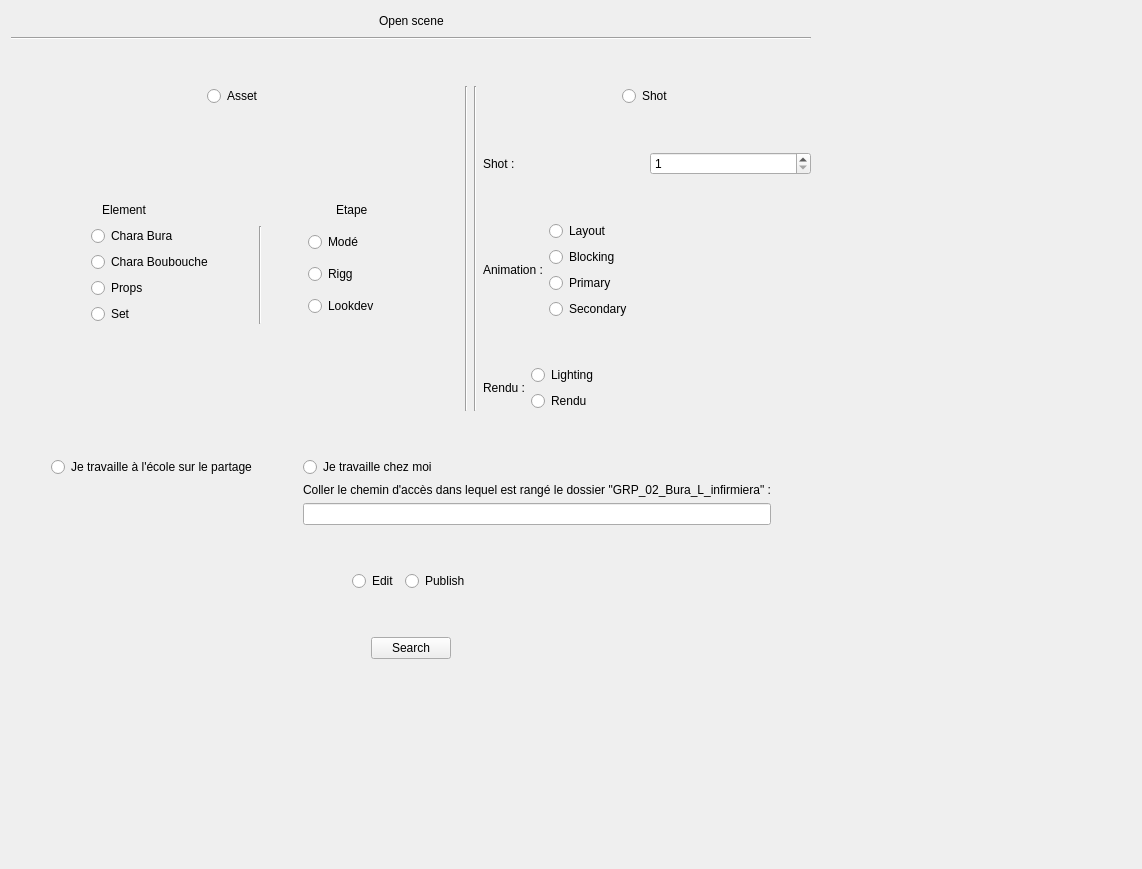
<?xml version="1.0" encoding="UTF-8"?>
<ui version="4.0">
 <class>Form</class>
 <widget class="QWidget" name="Form">
  <property name="geometry">
   <rect>
    <x>0</x>
    <y>0</y>
    <width>1142</width>
    <height>869</height>
   </rect>
  </property>
  <property name="windowTitle">
   <string>Form</string>
  </property>
  <layout class="QGridLayout" name="gridLayout">
   <item row="0" column="0">
    <layout class="QVBoxLayout" name="verticalLayout">
     <item>
      <layout class="QHBoxLayout" name="horizontalLayout">
       <item>
        <spacer name="horizontalSpacer">
         <property name="orientation">
          <enum>Qt::Horizontal</enum>
         </property>
         <property name="sizeHint" stdset="0">
          <size>
           <width>40</width>
           <height>20</height>
          </size>
         </property>
        </spacer>
       </item>
       <item>
        <widget class="QLabel" name="label">
         <property name="text">
          <string>Open scene</string>
         </property>
        </widget>
       </item>
       <item>
        <spacer name="horizontalSpacer_2">
         <property name="orientation">
          <enum>Qt::Horizontal</enum>
         </property>
         <property name="sizeHint" stdset="0">
          <size>
           <width>40</width>
           <height>20</height>
          </size>
         </property>
        </spacer>
       </item>
      </layout>
     </item>
     <item>
      <widget class="Line" name="line">
       <property name="orientation">
        <enum>Qt::Horizontal</enum>
       </property>
      </widget>
     </item>
     <item>
      <spacer name="verticalSpacer_5">
       <property name="orientation">
        <enum>Qt::Vertical</enum>
       </property>
       <property name="sizeHint" stdset="0">
        <size>
         <width>20</width>
         <height>40</height>
        </size>
       </property>
      </spacer>
     </item>
     <item>
      <layout class="QHBoxLayout" name="horizontalLayout_12">
       <item>
        <layout class="QVBoxLayout" name="verticalLayout_3">
         <item>
          <layout class="QHBoxLayout" name="horizontalLayout_14">
           <item>
            <spacer name="horizontalSpacer_23">
             <property name="orientation">
              <enum>Qt::Horizontal</enum>
             </property>
             <property name="sizeHint" stdset="0">
              <size>
               <width>40</width>
               <height>20</height>
              </size>
             </property>
            </spacer>
           </item>
           <item>
            <widget class="projectType" name="projectTypeAsset">
             <property name="text">
              <string>Asset</string>
             </property>
             <attribute name="buttonGroup">
              <string notr="true">projectType</string>
             </attribute>
            </widget>
           </item>
           <item>
            <spacer name="horizontalSpacer_4">
             <property name="orientation">
              <enum>Qt::Horizontal</enum>
             </property>
             <property name="sizeHint" stdset="0">
              <size>
               <width>40</width>
               <height>20</height>
              </size>
             </property>
            </spacer>
           </item>
          </layout>
         </item>
         <item>
          <spacer name="verticalSpacer_2">
           <property name="orientation">
            <enum>Qt::Vertical</enum>
           </property>
           <property name="sizeHint" stdset="0">
            <size>
             <width>20</width>
             <height>40</height>
            </size>
           </property>
          </spacer>
         </item>
         <item>
          <layout class="QHBoxLayout" name="horizontalLayout_3">
           <item>
            <spacer name="horizontalSpacer_7">
             <property name="orientation">
              <enum>Qt::Horizontal</enum>
             </property>
             <property name="sizeHint" stdset="0">
              <size>
               <width>40</width>
               <height>20</height>
              </size>
             </property>
            </spacer>
           </item>
           <item>
            <widget class="QLabel" name="label_5">
             <property name="text">
              <string>Element</string>
             </property>
            </widget>
           </item>
           <item>
            <spacer name="horizontalSpacer_10">
             <property name="orientation">
              <enum>Qt::Horizontal</enum>
             </property>
             <property name="sizeHint" stdset="0">
              <size>
               <width>40</width>
               <height>20</height>
              </size>
             </property>
            </spacer>
           </item>
           <item>
            <spacer name="horizontalSpacer_8">
             <property name="orientation">
              <enum>Qt::Horizontal</enum>
             </property>
             <property name="sizeHint" stdset="0">
              <size>
               <width>40</width>
               <height>20</height>
              </size>
             </property>
            </spacer>
           </item>
           <item>
            <widget class="QLabel" name="label_4">
             <property name="text">
              <string>Etape</string>
             </property>
            </widget>
           </item>
           <item>
            <spacer name="horizontalSpacer_9">
             <property name="orientation">
              <enum>Qt::Horizontal</enum>
             </property>
             <property name="sizeHint" stdset="0">
              <size>
               <width>40</width>
               <height>20</height>
              </size>
             </property>
            </spacer>
           </item>
          </layout>
         </item>
         <item>
          <layout class="QHBoxLayout" name="horizontalLayout_5">
           <item>
            <spacer name="horizontalSpacer_11">
             <property name="orientation">
              <enum>Qt::Horizontal</enum>
             </property>
             <property name="sizeHint" stdset="0">
              <size>
               <width>40</width>
               <height>20</height>
              </size>
             </property>
            </spacer>
           </item>
           <item>
            <spacer name="horizontalSpacer_19">
             <property name="orientation">
              <enum>Qt::Horizontal</enum>
             </property>
             <property name="sizeHint" stdset="0">
              <size>
               <width>40</width>
               <height>20</height>
              </size>
             </property>
            </spacer>
           </item>
           <item>
            <layout class="QVBoxLayout" name="verticalLayout_2">
             <item>
              <widget class="QRadioButton" name="charaBuraButton">
               <property name="text">
                <string>Chara Bura</string>
               </property>
               <attribute name="buttonGroup">
                <string notr="true">assetElement</string>
               </attribute>
              </widget>
             </item>
             <item>
              <widget class="QRadioButton" name="charaBouboucheButton">
               <property name="text">
                <string>Chara Boubouche</string>
               </property>
               <attribute name="buttonGroup">
                <string notr="true">assetElement</string>
               </attribute>
              </widget>
             </item>
             <item>
              <widget class="QRadioButton" name="propsButton">
               <property name="text">
                <string>Props</string>
               </property>
               <attribute name="buttonGroup">
                <string notr="true">assetElement</string>
               </attribute>
              </widget>
             </item>
             <item>
              <widget class="QRadioButton" name="setButton">
               <property name="text">
                <string>Set</string>
               </property>
               <attribute name="buttonGroup">
                <string notr="true">assetElement</string>
               </attribute>
              </widget>
             </item>
            </layout>
           </item>
           <item>
            <spacer name="horizontalSpacer_12">
             <property name="orientation">
              <enum>Qt::Horizontal</enum>
             </property>
             <property name="sizeHint" stdset="0">
              <size>
               <width>40</width>
               <height>20</height>
              </size>
             </property>
            </spacer>
           </item>
           <item>
            <widget class="Line" name="line_5">
             <property name="orientation">
              <enum>Qt::Vertical</enum>
             </property>
            </widget>
           </item>
           <item>
            <spacer name="horizontalSpacer_14">
             <property name="orientation">
              <enum>Qt::Horizontal</enum>
             </property>
             <property name="sizeHint" stdset="0">
              <size>
               <width>40</width>
               <height>20</height>
              </size>
             </property>
            </spacer>
           </item>
           <item>
            <layout class="QVBoxLayout" name="verticalLayout_7">
             <item>
              <widget class="QRadioButton" name="modeFinaleButton">
               <property name="text">
                <string>Modé</string>
               </property>
               <attribute name="buttonGroup">
                <string notr="true">assetStep</string>
               </attribute>
              </widget>
             </item>
             <item>
              <widget class="QRadioButton" name="riggLayoutButton">
               <property name="text">
                <string>Rigg</string>
               </property>
               <attribute name="buttonGroup">
                <string notr="true">assetStep</string>
               </attribute>
              </widget>
             </item>
             <item>
              <widget class="QRadioButton" name="lookdevButton">
               <property name="text">
                <string>Lookdev</string>
               </property>
               <attribute name="buttonGroup">
                <string notr="true">assetStep</string>
               </attribute>
              </widget>
             </item>
            </layout>
           </item>
           <item>
            <spacer name="horizontalSpacer_20">
             <property name="orientation">
              <enum>Qt::Horizontal</enum>
             </property>
             <property name="sizeHint" stdset="0">
              <size>
               <width>40</width>
               <height>20</height>
              </size>
             </property>
            </spacer>
           </item>
           <item>
            <spacer name="horizontalSpacer_13">
             <property name="orientation">
              <enum>Qt::Horizontal</enum>
             </property>
             <property name="sizeHint" stdset="0">
              <size>
               <width>40</width>
               <height>20</height>
              </size>
             </property>
            </spacer>
           </item>
          </layout>
         </item>
         <item>
          <spacer name="verticalSpacer_7">
           <property name="orientation">
            <enum>Qt::Vertical</enum>
           </property>
           <property name="sizeHint" stdset="0">
            <size>
             <width>20</width>
             <height>40</height>
            </size>
           </property>
          </spacer>
         </item>
        </layout>
       </item>
       <item>
        <widget class="Line" name="line_4">
         <property name="orientation">
          <enum>Qt::Vertical</enum>
         </property>
        </widget>
       </item>
       <item>
        <widget class="Line" name="line_3">
         <property name="orientation">
          <enum>Qt::Vertical</enum>
         </property>
        </widget>
       </item>
       <item>
        <layout class="QVBoxLayout" name="verticalLayout_6">
         <item>
          <layout class="QHBoxLayout" name="horizontalLayout_2">
           <item>
            <spacer name="horizontalSpacer_3">
             <property name="orientation">
              <enum>Qt::Horizontal</enum>
             </property>
             <property name="sizeHint" stdset="0">
              <size>
               <width>40</width>
               <height>20</height>
              </size>
             </property>
            </spacer>
           </item>
           <item>
            <widget class="QRadioButton" name="projectTypeShot">
             <property name="text">
              <string>Shot</string>
             </property>
             <attribute name="buttonGroup">
              <string notr="true">projectType</string>
             </attribute>
            </widget>
           </item>
           <item>
            <spacer name="horizontalSpacer_5">
             <property name="orientation">
              <enum>Qt::Horizontal</enum>
             </property>
             <property name="sizeHint" stdset="0">
              <size>
               <width>40</width>
               <height>20</height>
              </size>
             </property>
            </spacer>
           </item>
          </layout>
         </item>
         <item>
          <spacer name="verticalSpacer_11">
           <property name="orientation">
            <enum>Qt::Vertical</enum>
           </property>
           <property name="sizeHint" stdset="0">
            <size>
             <width>20</width>
             <height>40</height>
            </size>
           </property>
          </spacer>
         </item>
         <item>
          <layout class="QHBoxLayout" name="horizontalLayout_7">
           <item>
            <widget class="QLabel" name="label_8">
             <property name="text">
              <string>Shot :</string>
             </property>
            </widget>
           </item>
           <item>
            <widget class="QSpinBox" name="shotNumber">
             <property name="minimum">
              <number>1</number>
             </property>
             <property name="maximum">
              <number>3</number>
             </property>
            </widget>
           </item>
          </layout>
         </item>
         <item>
          <spacer name="verticalSpacer_6">
           <property name="orientation">
            <enum>Qt::Vertical</enum>
           </property>
           <property name="sizeHint" stdset="0">
            <size>
             <width>20</width>
             <height>40</height>
            </size>
           </property>
          </spacer>
         </item>
         <item>
          <layout class="QHBoxLayout" name="horizontalLayout_10">
           <item>
            <widget class="QLabel" name="label_9">
             <property name="text">
              <string>Animation :</string>
             </property>
            </widget>
           </item>
           <item>
            <layout class="QVBoxLayout" name="verticalLayout_8">
             <item>
              <widget class="QRadioButton" name="layoutAnimButton">
               <property name="text">
                <string>Layout</string>
               </property>
               <attribute name="buttonGroup">
                <string notr="true">shotStep</string>
               </attribute>
              </widget>
             </item>
             <item>
              <widget class="QRadioButton" name="blkAnimButton">
               <property name="text">
                <string>Blocking</string>
               </property>
               <attribute name="buttonGroup">
                <string notr="true">shotStep</string>
               </attribute>
              </widget>
             </item>
             <item>
              <widget class="QRadioButton" name="prmAnimButton">
               <property name="text">
                <string>Primary</string>
               </property>
               <attribute name="buttonGroup">
                <string notr="true">shotStep</string>
               </attribute>
              </widget>
             </item>
             <item>
              <widget class="QRadioButton" name="secAnimButton">
               <property name="text">
                <string>Secondary</string>
               </property>
               <attribute name="buttonGroup">
                <string notr="true">shotStep</string>
               </attribute>
              </widget>
             </item>
            </layout>
           </item>
           <item>
            <spacer name="horizontalSpacer_17">
             <property name="orientation">
              <enum>Qt::Horizontal</enum>
             </property>
             <property name="sizeHint" stdset="0">
              <size>
               <width>40</width>
               <height>20</height>
              </size>
             </property>
            </spacer>
           </item>
          </layout>
         </item>
         <item>
          <spacer name="verticalSpacer_4">
           <property name="orientation">
            <enum>Qt::Vertical</enum>
           </property>
           <property name="sizeHint" stdset="0">
            <size>
             <width>20</width>
             <height>40</height>
            </size>
           </property>
          </spacer>
         </item>
         <item>
          <layout class="QHBoxLayout" name="horizontalLayout_11">
           <item>
            <widget class="QLabel" name="label_10">
             <property name="text">
              <string>Rendu :</string>
             </property>
            </widget>
           </item>
           <item>
            <layout class="QVBoxLayout" name="verticalLayout_9">
             <item>
              <widget class="QRadioButton" name="lightingButton">
               <property name="text">
                <string>Lighting</string>
               </property>
               <attribute name="buttonGroup">
                <string notr="true">shotStep</string>
               </attribute>
              </widget>
             </item>
             <item>
              <widget class="QRadioButton" name="renderButton">
               <property name="text">
                <string>Rendu</string>
               </property>
               <attribute name="buttonGroup">
                <string notr="true">shotStep</string>
               </attribute>
              </widget>
             </item>
            </layout>
           </item>
           <item>
            <spacer name="horizontalSpacer_18">
             <property name="orientation">
              <enum>Qt::Horizontal</enum>
             </property>
             <property name="sizeHint" stdset="0">
              <size>
               <width>40</width>
               <height>20</height>
              </size>
             </property>
            </spacer>
           </item>
          </layout>
         </item>
        </layout>
       </item>
      </layout>
     </item>
     <item>
      <spacer name="verticalSpacer_8">
       <property name="orientation">
        <enum>Qt::Vertical</enum>
       </property>
       <property name="sizeHint" stdset="0">
        <size>
         <width>20</width>
         <height>40</height>
        </size>
       </property>
      </spacer>
     </item>
     <item>
      <layout class="QHBoxLayout" name="horizontalLayout_8">
       <item>
        <spacer name="horizontalSpacer_6">
         <property name="orientation">
          <enum>Qt::Horizontal</enum>
         </property>
         <property name="sizeHint" stdset="0">
          <size>
           <width>40</width>
           <height>20</height>
          </size>
         </property>
        </spacer>
       </item>
       <item>
        <layout class="QVBoxLayout" name="verticalLayout_5">
         <item>
          <layout class="QHBoxLayout" name="horizontalLayout_6">
           <item>
            <widget class="workPlace" name="workingAtSchool">
             <property name="text">
              <string>Je travaille à l'école sur le partage</string>
             </property>
             <attribute name="buttonGroup">
              <string notr="true">workPlace</string>
             </attribute>
            </widget>
           </item>
          </layout>
         </item>
         <item>
          <spacer name="verticalSpacer">
           <property name="orientation">
            <enum>Qt::Vertical</enum>
           </property>
           <property name="sizeHint" stdset="0">
            <size>
             <width>20</width>
             <height>40</height>
            </size>
           </property>
          </spacer>
         </item>
        </layout>
       </item>
       <item>
        <spacer name="horizontalSpacer_24">
         <property name="orientation">
          <enum>Qt::Horizontal</enum>
         </property>
         <property name="sizeHint" stdset="0">
          <size>
           <width>40</width>
           <height>20</height>
          </size>
         </property>
        </spacer>
       </item>
       <item>
        <layout class="QVBoxLayout" name="verticalLayout_4">
         <item>
          <widget class="workPlace" name="workingAtHome">
           <property name="text">
            <string>Je travaille chez moi</string>
           </property>
           <attribute name="buttonGroup">
            <string notr="true">workPlace</string>
           </attribute>
          </widget>
         </item>
         <item>
          <widget class="QLabel" name="label_7">
           <property name="text">
            <string>Coller le chemin d'accès dans lequel est rangé le dossier &quot;GRP_02_Bura_L_infirmiera&quot; :</string>
           </property>
          </widget>
         </item>
         <item>
          <widget class="QLineEdit" name="homePcPath"/>
         </item>
        </layout>
       </item>
       <item>
        <spacer name="horizontalSpacer_22">
         <property name="orientation">
          <enum>Qt::Horizontal</enum>
         </property>
         <property name="sizeHint" stdset="0">
          <size>
           <width>40</width>
           <height>20</height>
          </size>
         </property>
        </spacer>
       </item>
      </layout>
     </item>
     <item>
      <spacer name="verticalSpacer_12">
       <property name="orientation">
        <enum>Qt::Vertical</enum>
       </property>
       <property name="sizeHint" stdset="0">
        <size>
         <width>20</width>
         <height>40</height>
        </size>
       </property>
      </spacer>
     </item>
     <item>
      <layout class="QHBoxLayout" name="horizontalLayout_13">
       <item>
        <spacer name="horizontalSpacer_25">
         <property name="orientation">
          <enum>Qt::Horizontal</enum>
         </property>
         <property name="sizeHint" stdset="0">
          <size>
           <width>40</width>
           <height>20</height>
          </size>
         </property>
        </spacer>
       </item>
       <item>
        <widget class="QRadioButton" name="radioButton">
         <property name="text">
          <string>Edit</string>
         </property>
         <attribute name="buttonGroup">
          <string notr="true">editPublish</string>
         </attribute>
        </widget>
       </item>
       <item>
        <widget class="QRadioButton" name="radioButton_2">
         <property name="text">
          <string>Publish</string>
         </property>
         <attribute name="buttonGroup">
          <string notr="true">editPublish</string>
         </attribute>
        </widget>
       </item>
       <item>
        <spacer name="horizontalSpacer_26">
         <property name="orientation">
          <enum>Qt::Horizontal</enum>
         </property>
         <property name="sizeHint" stdset="0">
          <size>
           <width>40</width>
           <height>20</height>
          </size>
         </property>
        </spacer>
       </item>
      </layout>
     </item>
     <item>
      <spacer name="verticalSpacer_9">
       <property name="orientation">
        <enum>Qt::Vertical</enum>
       </property>
       <property name="sizeHint" stdset="0">
        <size>
         <width>20</width>
         <height>40</height>
        </size>
       </property>
      </spacer>
     </item>
     <item>
      <layout class="QHBoxLayout" name="horizontalLayout_9">
       <item>
        <spacer name="horizontalSpacer_15">
         <property name="orientation">
          <enum>Qt::Horizontal</enum>
         </property>
         <property name="sizeHint" stdset="0">
          <size>
           <width>40</width>
           <height>20</height>
          </size>
         </property>
        </spacer>
       </item>
       <item>
        <widget class="QPushButton" name="openButton">
         <property name="text">
          <string>Search</string>
         </property>
        </widget>
       </item>
       <item>
        <spacer name="horizontalSpacer_16">
         <property name="orientation">
          <enum>Qt::Horizontal</enum>
         </property>
         <property name="sizeHint" stdset="0">
          <size>
           <width>40</width>
           <height>20</height>
          </size>
         </property>
        </spacer>
       </item>
      </layout>
     </item>
     <item>
      <spacer name="verticalSpacer_10">
       <property name="orientation">
        <enum>Qt::Vertical</enum>
       </property>
       <property name="sizeHint" stdset="0">
        <size>
         <width>20</width>
         <height>40</height>
        </size>
       </property>
      </spacer>
     </item>
    </layout>
   </item>
   <item row="0" column="1">
    <spacer name="horizontalSpacer_21">
     <property name="orientation">
      <enum>Qt::Horizontal</enum>
     </property>
     <property name="sizeHint" stdset="0">
      <size>
       <width>40</width>
       <height>20</height>
      </size>
     </property>
    </spacer>
   </item>
   <item row="1" column="0">
    <spacer name="verticalSpacer_3">
     <property name="orientation">
      <enum>Qt::Vertical</enum>
     </property>
     <property name="sizeHint" stdset="0">
      <size>
       <width>20</width>
       <height>40</height>
      </size>
     </property>
    </spacer>
   </item>
  </layout>
  <zorder>verticalSpacer_3</zorder>
  <zorder>horizontalSpacer_21</zorder>
 </widget>
 <customwidgets>
  <customwidget>
   <class>projectType</class>
   <extends>QRadioButton</extends>
   <header location="global">projecttype.h</header>
  </customwidget>
  <customwidget>
   <class>workPlace</class>
   <extends>QRadioButton</extends>
   <header location="global">workplace.h</header>
  </customwidget>
 </customwidgets>
 <resources/>
 <connections/>
 <buttongroups>
  <buttongroup name="projectType"/>
  <buttongroup name="editPublish"/>
  <buttongroup name="assetElement"/>
  <buttongroup name="assetStep"/>
  <buttongroup name="workPlace"/>
  <buttongroup name="shotStep"/>
 </buttongroups>
</ui>
